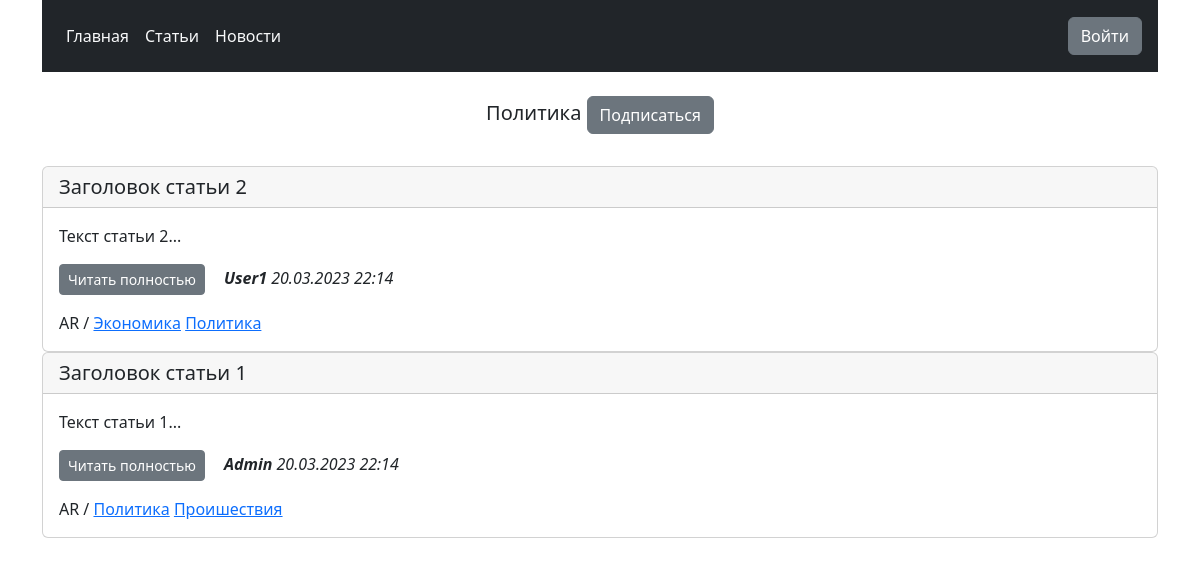
Before: /category/2/ with the older database file.
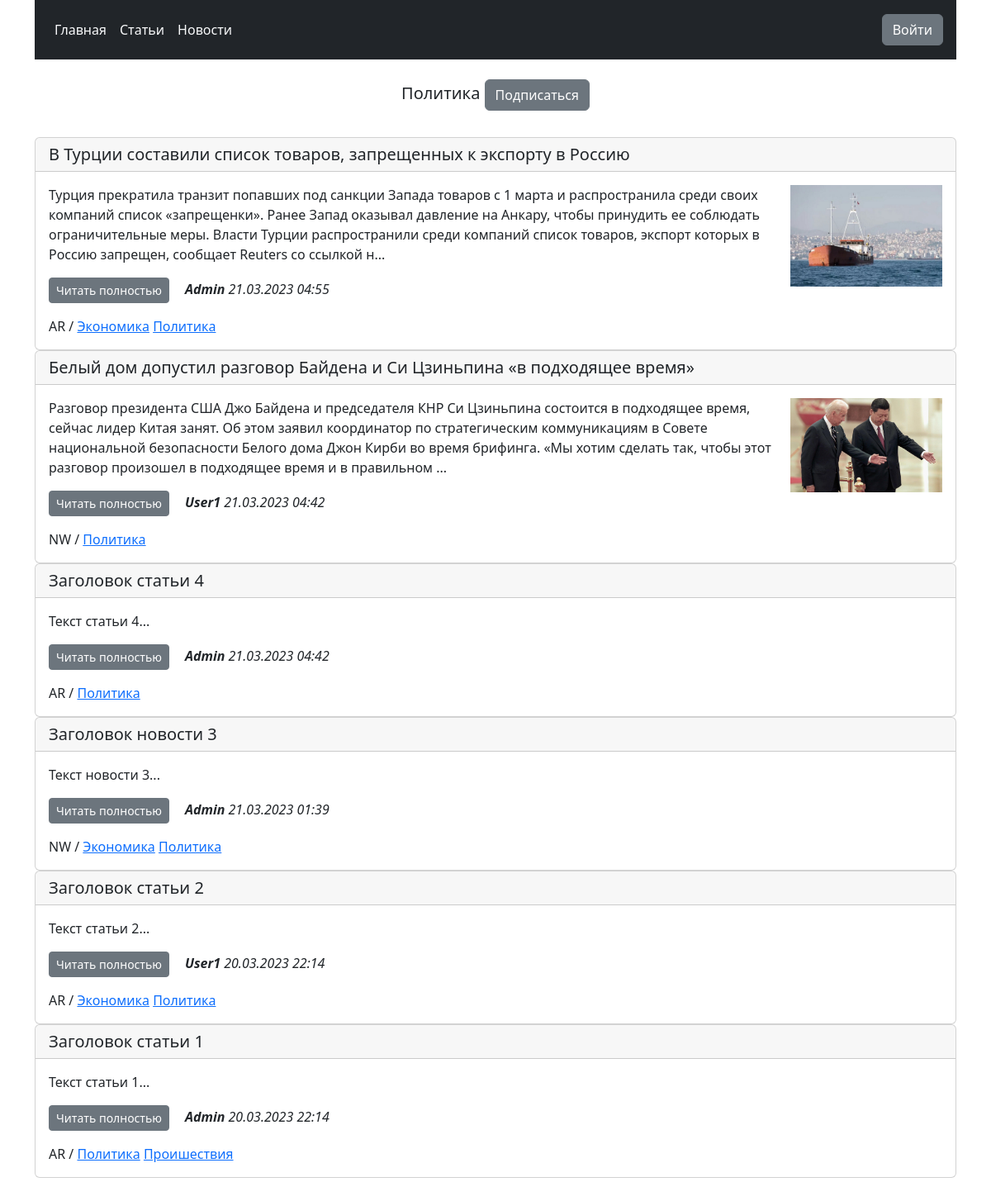
After: the same page with the newer database file.
### app/models.py (models this page shows, shortened)
class Category(models.Model):
    name = models.CharField(max_length=64, unique=True, verbose_name='Категория')
    subscribers = models.ManyToManyField(User, related_name='category')
    def __str__(self):
        return self.name

class Post(models.Model):
    NEWS = 'NW'
    ARTICLE = 'AR'
    CATEGORY_CHOICES = ((NEWS, 'Новость'), (ARTICLE, 'Статья'))
    type_category = models.CharField(max_length=2, choices=CATEGORY_CHOICES, default=ARTICLE,
                                     verbose_name='Тип категории')
    post_title = models.CharField('Заголовок', max_length=128)
    post_text = models.TextField('Текст', max_length=2048)
    post_author = models.ForeignKey(Author, on_delete=models.CASCADE)
    post_category = models.ManyToManyField(Category, through='PostCategory', verbose_name='Категория')
    post_rating = models.SmallIntegerField(default=0)
    post_date = models.DateTimeField(auto_now_add=True, verbose_name='Дата создания')
    post_date_update = models.DateTimeField(auto_now=True, verbose_name='Дата изменения')
    post_photo = models.ImageField(upload_to="photos/%Y/%m/%d/", blank=True)
    class Meta:
        verbose_name = 'Пост'
        verbose_name_plural = 'Посты'
        ordering = ['-post_date', 'post_title']
    def preview(self):
        return self.post_text[0:350] + '...'
    def get_absolute_url(self):
        return reverse('post', kwargs={'post_id': self.pk})

class Author(models.Model):
    author_user = models.OneToOneField(User, on_delete=models.CASCADE)
    author_rating = models.SmallIntegerField(default=0)
    class Meta:
        verbose_name = 'Автор'
        verbose_name_plural = 'Авторы'

### app/views.py (the view)
# urls.py: path('category/<int:pk>/', CategoryListView.as_view(), name='category'),
class CategoryListView(ListView):
    model = Post
    template_name = 'category.html'
    context_object_name = 'category_news_list'
    def get_queryset(self):
        self.category = get_object_or_404(Category, id=self.kwargs['pk'])
        queryset = Post.objects.filter(post_category=self.category)
        return queryset
    def get_context_data(self,  **kwargs):
        context = super().get_context_data(**kwargs)
        context['is_not_subscriber'] = self.request.user not in self.category.subscribers.all()
        context['category'] = self.category
        return context

### app/templates/app/category.html (shortened to what this page needs)
{% extends 'app/default.html' %}
{% load custom_filters %}
{% block content %}
<br>
{% if is_not_subscriber %}
   <h5 class="text-center"> {{ category }} <a href="{}" class="btn btn-secondary btn"> Подписаться </a></h5>
{% endif %}
<br>
{% for el in category_news_list %}
<div class="card">
    <h5 class="card-header">{{ el.post_title }}</h5>
    <div class="card-body">
        {% if el.post_photo %}
        <img src="{{el.post_photo.url}}" align="right" width="17%">
        {% endif %}
        <p class="card-text">{{ el.preview }}</p>
        <p> <a href="{{ el.get_absolute_url }}" class="btn btn-secondary btn-sm">Читать полностью</a>ㅤ
            <em><b>{{ el.post_author.author_user.username}} </b> {{ el.post_date|date:"d.m.Y H:i" }}</em></p>
        {{ el.type_category}} /
        {% for category in el.post_category.all %}
            <a href= "{% url 'category' category.id %}">{{ category }}</a>
        {% endfor %}
    </div>
</div>
{% endfor %}
<br>
{% endblock %}

### app/templates/app/default.html (shortened to what this page needs)
<!DOCTYPE html>
<html lang="ru">
<head>
    <link rel="stylesheet" href="https://cdn.jsdelivr.net/npm/bootstrap@5.2.3/dist/css/bootstrap.min.css">
</head>
<body>
<div class="container">
    <header class="p-3 text-bg-dark">
        <div class="d-flex flex-wrap align-items-center justify-content-center justify-content-lg-start">
            <ul class="nav col-12 col-lg-auto me-lg-auto mb-2 justify-content-center mb-md-0">
                <li><a href="{% url 'about' %}" class="nav-link px-2 text-light">Главная</a></li>
                <li><a href="{% url 'articles_list' %}" class="nav-link px-2 text-light">Статьи</a></li>
                <li><a href="{% url 'news_list' %}" class="nav-link px-2 text-light">Новости</a></li>
            </ul>
            {% if request.user.is_authenticated %}
            <a class="nav-link px-2 text-light"> {{user.username}} <a class="btn btn-secondary" href="{% url 'logout' %}">Выйти</a></a>
            {% else %}
            <a class="btn btn-secondary" href="{% url 'login' %}">Войти</a>
        </div>
        {% endif %}
    </header>
    {% block content %}{% endblock %}
</div>
</body>
</html>

Changed rows visible on the page:
now on this page (row edited): Post: post_title "В Турции составили список товаров, запрещенных к экспорту в Россию", post_photo (picture), preview "Турция прекратила транзит попавших под санкции Запада товаров с 1 марта и распространила среди своих компаний список «запрещенки». Ранее Запад оказывал давление на Анкару, чтобы принудить ее соблюдать ограничительные меры. Власти Турции распространили среди компаний список товаров, экспорт которых в Россию запрещен, сообщает Reuters со ссылкой н...", post_author.author_user.username "Admin", post_date "21.03.2023 04:55", type_category "AR", Category (name "Экономика"), Category (name "Политика")
now on this page (row edited): Post: post_title "Белый дом допустил разговор Байдена и Си Цзиньпина «в подходящее время»", post_photo (picture), preview "Разговор президента США Джо Байдена и председателя КНР Си Цзиньпина состоится в подходящее время, сейчас лидер Китая занят. Об этом заявил координатор по стратегическим коммуникациям в Совете национальной безопасности Белого дома Джон Кирби во время брифинга. «Мы хотим сделать так, чтобы этот разговор произошел в подходящее время и в правильном ...", post_author.author_user.username "User1", post_date "21.03.2023 04:42", type_category "NW", Category (name "Политика")
now on this page (row edited): Post: post_title "Заголовок статьи 4", preview "Текст статьи 4...", post_author.author_user.username "Admin", post_date "21.03.2023 04:42", type_category "AR", Category (name "Политика")
now on this page (row edited): Post: post_title "Заголовок новости 3", preview "Текст новости 3...", post_author.author_user.username "Admin", post_date "21.03.2023 01:39", type_category "NW", Category (name "Экономика"), Category (name "Политика")
